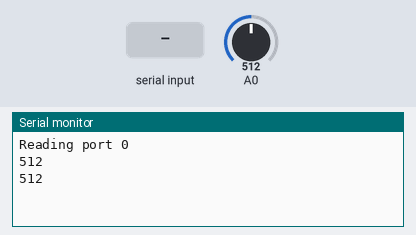
The sketch below on a simulated Arduino Uno, built with avr-gcc and run on an emulated ATmega328P. Parts: the last lines printed to the serial monitor. The inputs (shaded band) are chosen by the test bench; at power-on: A0 = 512.

Above: at 1.2 s.
1.3 s: A0 set to 716
At 2.5 s:
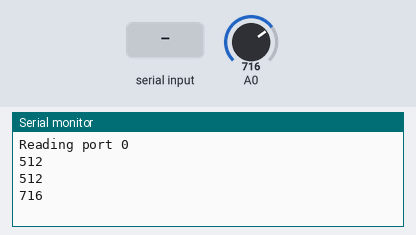
2.8 s: byte 30 received over Serial
4.3 s: byte 90 received over Serial
5.8 s: A0 set to 900
At 6.8 s:
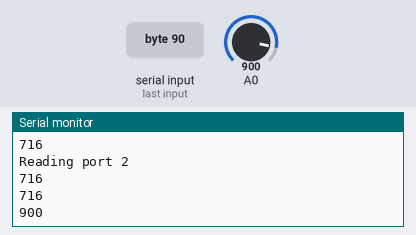
Timing chart, 0 to 8.3 s (numbered marks = the images above; inputs shaded):
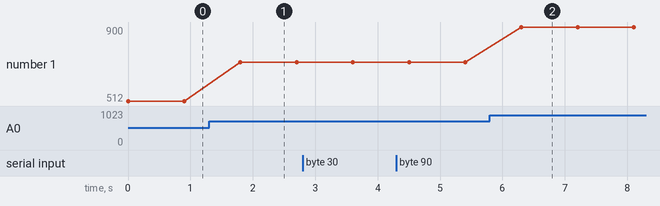

Measured:
- after the input at 1.3 s, the serial monitor: prints a new line after 0.50 s (image 1)
- after the input at 5.8 s, the serial monitor: prints a new line after 0.50 s (image 2)
- plotted number 1: 512 → 716 after the input at 1.3 s, 716 → 900 after the input at 5.8 s

The sketch:

analogDemultiplexer.ino
```cpp
/*
 * codeexample for useing a 4051 * analog multiplexer / demultiplexer
 * by david c. and tomek n.* for k3
 *
 * edited by Ross R.
 * edited by Igor de Oliveira Sá.
 */
int r0 = 0;      //value of select pin at the 4051 (s0)
int r1 = 0;      //value of select pin at the 4051 (s1)
int r2 = 0;      //value of select pin at the 4051 (s2)

int s0 = 2;
int s1 = 3;
int s2 = 4;
int count = 0;   //which y pin we are selecting

void setup(){
  pinMode(s0, OUTPUT);
  pinMode(s1, OUTPUT);
  pinMode(s2, OUTPUT);
  Serial.begin(115200);
}

int reading;
void loop () {
  for (count=0; count<=7; count++) {
    // select the bit
    r0 = bitRead(count,0);    // use this with arduino 0013 (and newer versions)
    r1 = bitRead(count,1);    // use this with arduino 0013 (and newer versions)
    r2 = bitRead(count,2);    // use this with arduino 0013 (and newer versions)
    digitalWrite(s0, r0);
    digitalWrite(s1, r1);
    digitalWrite(s2, r2);
    Serial.print("Reading port ");
    Serial.println(count);
    //Either read or write the multiplexed pin here
    while(Serial.available() == 0) {
      reading  = analogRead(A0);
      Serial.println(reading);
      delay(900);
    }
    reading = Serial.read();
    reading = 0;
  }
}
```
